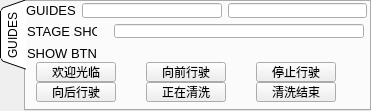
   <widget class="QTabWidget" name="tab_device_2">
    <property name="geometry">
     <rect>
      <x>10</x>
      <y>120</y>
      <width>371</width>
      <height>111</height>
     </rect>
    </property>
    <property name="tabPosition">
     <enum>QTabWidget::West</enum>
    </property>
    <property name="tabShape">
     <enum>QTabWidget::Triangular</enum>
    </property>
    <property name="currentIndex">
     <number>0</number>
    </property>
    <property name="elideMode">
     <enum>Qt::ElideLeft</enum>
    </property>
    <widget class="QWidget" name="device_2">
     <attribute name="title">
      <string>GUIDES</string>
     </attribute>
     <widget class="QWidget" name="gridLayoutWidget_4">
      <property name="geometry">
       <rect>
        <x>-10</x>
        <y>20</y>
        <width>361</width>
        <height>40</height>
       </rect>
      </property>
      <layout class="QGridLayout" name="gridLayout_4">
       <item row="0" column="1">
        <widget class="QLineEdit" name="ui_stage_show">
         <property name="maximumSize">
          <size>
           <width>250</width>
           <height>14</height>
          </size>
         </property>
         <property name="font">
          <font>
           <pointsize>9</pointsize>
          </font>
         </property>
        </widget>
       </item>
       <item row="0" column="0">
        <widget class="QLabel" name="label_stage_show">
         <property name="minimumSize">
          <size>
           <width>0</width>
           <height>14</height>
          </size>
         </property>
         <property name="maximumSize">
          <size>
           <width>70</width>
           <height>14</height>
          </size>
         </property>
         <property name="font">
          <font>
           <pointsize>10</pointsize>
           <weight>50</weight>
           <bold>false</bold>
          </font>
         </property>
         <property name="text">
          <string>STAGE SHOW</string>
         </property>
         <property name="alignment">
          <set>Qt::AlignLeading|Qt::AlignLeft|Qt::AlignVCenter</set>
         </property>
        </widget>
       </item>
       <item row="1" column="0">
        <widget class="QLabel" name="label_stage_show_btn">
         <property name="minimumSize">
          <size>
           <width>0</width>
           <height>14</height>
          </size>
         </property>
         <property name="maximumSize">
          <size>
           <width>70</width>
           <height>14</height>
          </size>
         </property>
         <property name="font">
          <font>
           <pointsize>10</pointsize>
           <weight>50</weight>
           <bold>false</bold>
          </font>
         </property>
         <property name="text">
          <string>SHOW BTN</string>
         </property>
         <property name="alignment">
          <set>Qt::AlignLeading|Qt::AlignLeft|Qt::AlignVCenter</set>
         </property>
        </widget>
       </item>
      </layout>
     </widget>
     <widget class="QPushButton" name="btn_welcome">
      <property name="geometry">
       <rect>
        <x>10</x>
        <y>60</y>
        <width>80</width>
        <height>20</height>
       </rect>
      </property>
      <property name="maximumSize">
       <size>
        <width>80</width>
        <height>25</height>
       </size>
      </property>
      <property name="font">
       <font>
        <pointsize>9</pointsize>
       </font>
      </property>
      <property name="text">
       <string>欢迎光临</string>
      </property>
     </widget>
     <widget class="QPushButton" name="btn_forward">
      <property name="geometry">
       <rect>
        <x>120</x>
        <y>60</y>
        <width>80</width>
        <height>20</height>
       </rect>
      </property>
      <property name="maximumSize">
       <size>
        <width>80</width>
        <height>25</height>
       </size>
      </property>
      <property name="font">
       <font>
        <pointsize>9</pointsize>
       </font>
      </property>
      <property name="text">
       <string>向前行驶</string>
      </property>
     </widget>
     <widget class="QPushButton" name="btn_stop_forward">
      <property name="geometry">
       <rect>
        <x>230</x>
        <y>60</y>
        <width>80</width>
        <height>20</height>
       </rect>
      </property>
      <property name="maximumSize">
       <size>
        <width>80</width>
        <height>25</height>
       </size>
      </property>
      <property name="font">
       <font>
        <pointsize>9</pointsize>
       </font>
      </property>
      <property name="text">
       <string>停止行驶</string>
      </property>
     </widget>
     <widget class="QPushButton" name="btn_back_driving">
      <property name="geometry">
       <rect>
        <x>10</x>
        <y>80</y>
        <width>80</width>
        <height>20</height>
       </rect>
      </property>
      <property name="maximumSize">
       <size>
        <width>80</width>
        <height>25</height>
       </size>
      </property>
      <property name="font">
       <font>
        <pointsize>9</pointsize>
       </font>
      </property>
      <property name="text">
       <string>向后行驶</string>
      </property>
     </widget>
     <widget class="QPushButton" name="btn_washing">
      <property name="geometry">
       <rect>
        <x>120</x>
        <y>80</y>
        <width>80</width>
        <height>20</height>
       </rect>
      </property>
      <property name="maximumSize">
       <size>
        <width>80</width>
        <height>25</height>
       </size>
      </property>
      <property name="font">
       <font>
        <pointsize>9</pointsize>
       </font>
      </property>
      <property name="text">
       <string>正在清洗</string>
      </property>
     </widget>
     <widget class="QPushButton" name="btn_washing_end">
      <property name="geometry">
       <rect>
        <x>230</x>
        <y>80</y>
        <width>80</width>
        <height>20</height>
       </rect>
      </property>
      <property name="maximumSize">
       <size>
        <width>80</width>
        <height>25</height>
       </size>
      </property>
      <property name="font">
       <font>
        <pointsize>9</pointsize>
       </font>
      </property>
      <property name="text">
       <string>清洗结束</string>
      </property>
     </widget>
     <widget class="QWidget" name="gridLayoutWidget_2">
      <property name="geometry">
       <rect>
        <x>0</x>
        <y>0</y>
        <width>341</width>
        <height>17</height>
       </rect>
      </property>
      <layout class="QGridLayout" name="gridLayout_2">
       <item row="0" column="1">
        <widget class="QLineEdit" name="ui_guides_data1">
         <property name="maximumSize">
          <size>
           <width>16777215</width>
           <height>15</height>
          </size>
         </property>
         <property name="font">
          <font>
           <pointsize>9</pointsize>
          </font>
         </property>
        </widget>
       </item>
       <item row="0" column="0">
        <widget class="QLabel" name="label_guides_2">
         <property name="minimumSize">
          <size>
           <width>0</width>
           <height>14</height>
          </size>
         </property>
         <property name="maximumSize">
          <size>
           <width>16777215</width>
           <height>14</height>
          </size>
         </property>
         <property name="font">
          <font>
           <pointsize>10</pointsize>
           <weight>50</weight>
           <bold>false</bold>
          </font>
         </property>
         <property name="text">
          <string>GUIDES</string>
         </property>
         <property name="alignment">
          <set>Qt::AlignLeading|Qt::AlignLeft|Qt::AlignVCenter</set>
         </property>
        </widget>
       </item>
       <item row="0" column="2">
        <widget class="QLineEdit" name="ui_guides_data2">
         <property name="maximumSize">
          <size>
           <width>16777215</width>
           <height>15</height>
          </size>
         </property>
         <property name="font">
          <font>
           <pointsize>9</pointsize>
          </font>
         </property>
        </widget>
       </item>
      </layout>
     </widget>
    </widget>
   </widget>
